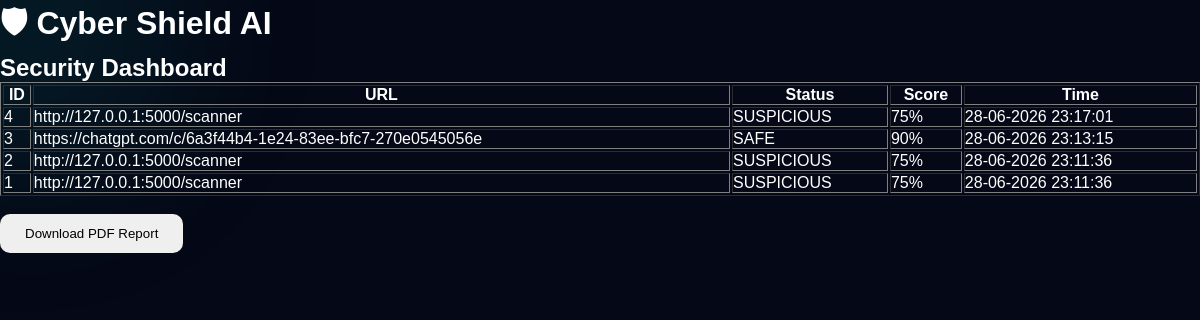
Page /dashboard on the earlier database version.
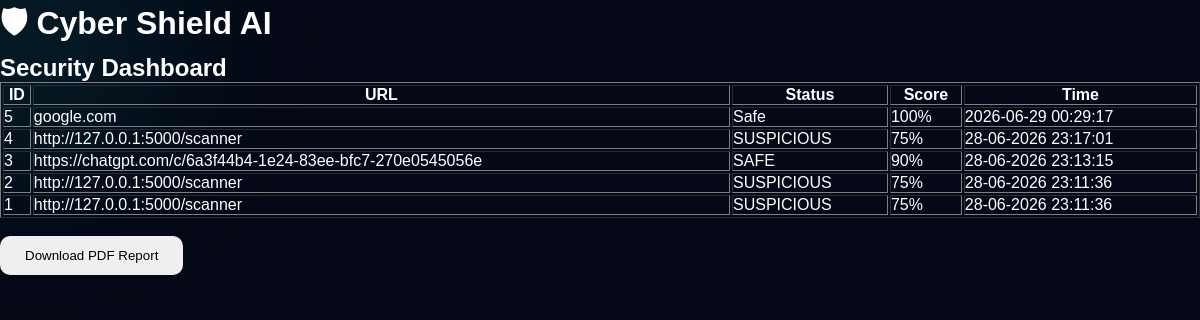
Same page on the later database version.
### tables this page shows
CREATE TABLE scans(
        id INTEGER PRIMARY KEY AUTOINCREMENT,
        url TEXT,
        status TEXT,
        score INTEGER,
        scan_time TEXT
    );

### app.py (the view)
@app.route("/dashboard")
def dashboard():
    conn = sqlite3.connect("database.db")
    cursor = conn.cursor()
    cursor.execute(
        "SELECT * FROM scans ORDER BY id DESC"
    )
    scans = cursor.fetchall()
    conn.close()
    return render_template(
        "dashboard.html",
        scans=scans
    )

### templates/dashboard.html (shortened to what this page needs)
<!DOCTYPE html>
<html>
<head>
<link rel="stylesheet" href="{{ url_for('static', filename='css/style.css') }}">
</head>
<body>
<div class="container">
<h1>🛡 Cyber Shield AI</h1>
<h2>Security Dashboard</h2>
<table border="1" width="100%">
<tr>
<th>ID</th>
<th>URL</th>
<th>Status</th>
<th>Score</th>
<th>Time</th>
</tr>
{% for scan in scans %}
<tr>
<td>{{scan[0]}}</td>
<td>{{scan[1]}}</td>
<td>{{scan[2]}}</td>
<td>{{scan[3]}}%</td>
<td>{{scan[4]}}</td>
</tr>
{% endfor %}
</table>
<br>
<a href="/report">
<button>
Download PDF Report
</button>
</a>
</div>
</body>
</html>

### static/css/style.css (style rules this page uses)
* { margin:0; padding:0; box-sizing:border-box; scroll-behavior:smooth; }
body { font-family:'Poppins',sans-serif; background:#050816; color:white; overflow-x:hidden; }
body::before { content:""; position:fixed; width:300px; height:300px; background:rgba(0,255,231,.08); border-radius:50%; top:-120px; left:-120px; filter:blur(80px); z-index:-1; }
body::after { content:""; position:fixed; width:250px; height:250px; background:rgba(0,120,255,.08); border-radius:50%; bottom:-100px; right:-100px; filter:blur(70px); z-index:-1; }
button { overflow:hidden; position:relative; }
button { transition:.3s; }
button { padding:12px 25px; border:none; border-radius:10px; cursor:pointer; }

Differences in the rows shown:
added scans: id "5", url "google.com", status "Safe", score "100", scan_time "2026-06-29 00:29:17"
